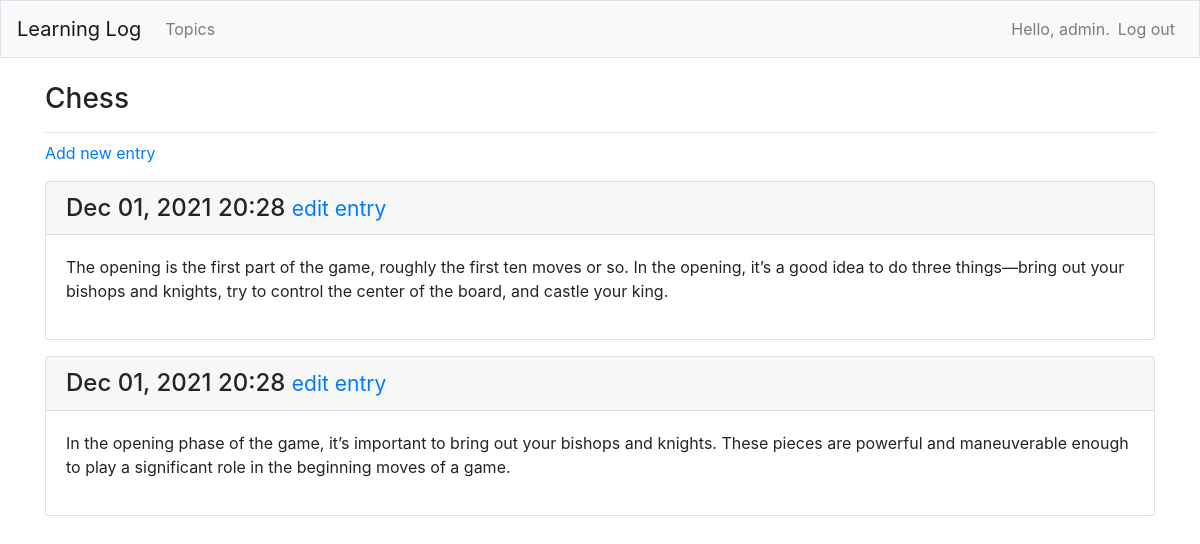
Before: /topics/1/ (signed in) with the older database file.
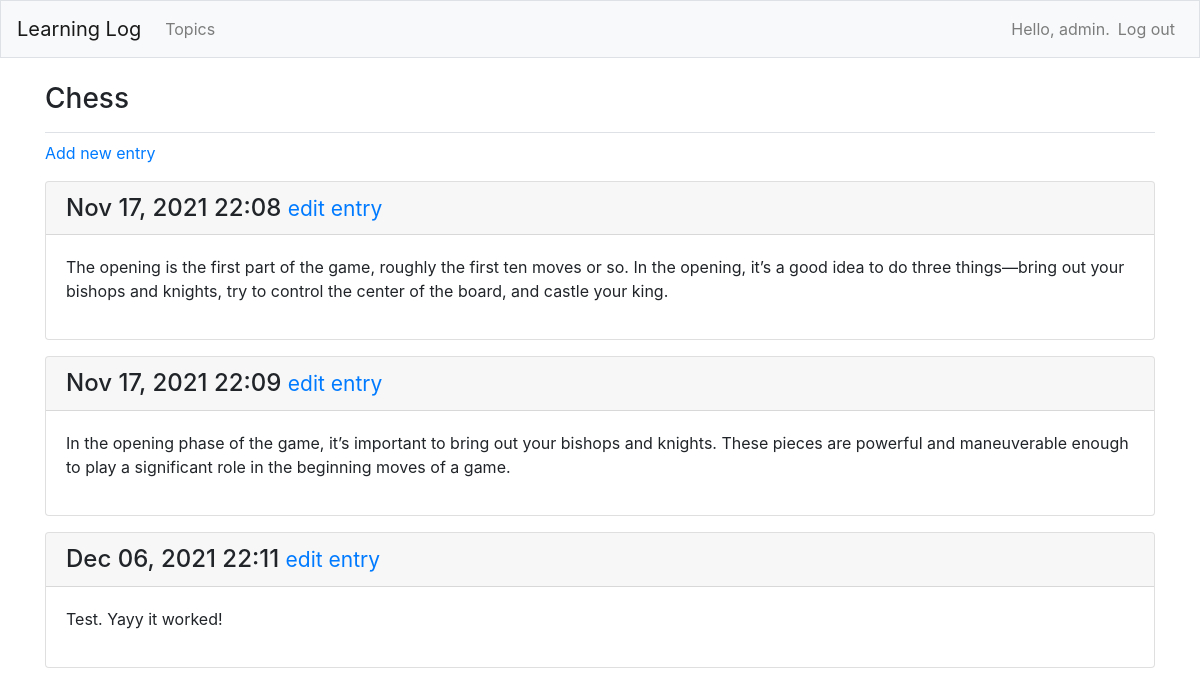
After: the same page with the newer database file.
### MainApp/models.py (models this page shows, shortened)
class Entry(models.Model):
    topic = models.ForeignKey(Topic, on_delete=models.CASCADE)
    text = models.TextField()
    date_added = models.DateTimeField(auto_now_add=True)
    class Meta:
        verbose_name_plural = 'entries'

### MainApp/views.py (the view)
# urls.py: path('topics/<int:topic_id>/',views.topic, name='topic'),
@login_required
def topic(request, topic_id):
    topic = Topic.objects.get(id=topic_id)
    if topic.owner != request.user:
        raise Http404
    entries = topic.entry_set.all()
    context = {'topic':topic, 'entries':entries}
    return render(request, 'MainApp/topic.html', context)

### MainApp/models.py (called while the page is built)
    def __str__(self):
        return self.text

### MainApp/templates/mainapp/topic.html
{% extends "MainApp/base.html" %}
{% block page_header %}
    <h3>{{ topic }}</h3>
{% endblock page_header %}
{% block content %}
    <p>
        <a href="{% url 'MainApp:new_entry' topic.id %}">Add new entry</a>
    </p>
    {% for entry in entries %}
        <div class="card mb-3">
            <h4 class="card-header">
                {{ entry.date_added|date:'M d, Y H:i' }}
                <small><a href="{% url 'MainApp:edit_entry' entry.id %}">
                edit entry</a></small>
            </h4>
            <div class="card-body">
                {{ entry.text|linebreaks }}
            </div>
        </div>
    {% empty %}
        <p>There are no entries for this topic yet.</p>
    {% endfor %}
{% endblock content %}

Changed rows visible on the page:
changed Entry: date_added "Dec 01, 2021 20:28" → "Nov 17, 2021 22:08"
changed Entry: date_added "Dec 01, 2021 20:28" → "Nov 17, 2021 22:09"
added Entry: date_added "Dec 06, 2021 22:11", text "Test. Yayy it worked!"
